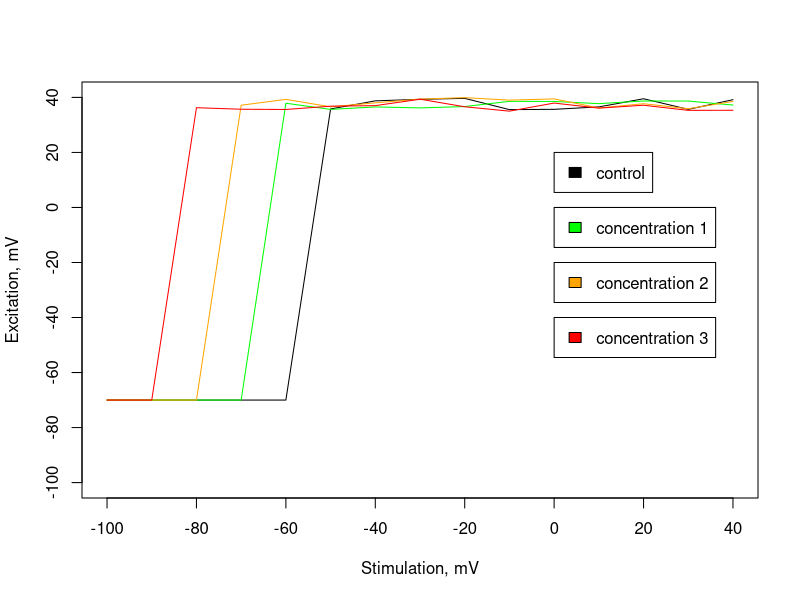

Reproduce this figure in R.
## ---- chunk 1
knitr::opts_chunk$set(echo = TRUE)
## ---- chunk 2
stimulation_potential = seq(-100, 40, by=10) 
response_voltage_control = c(-70.00000,-70.00000,-70.00000,-70.00000,-70.00000,
                             35.79871,38.75082,39.30423,39.65390,35.55835,
                             35.66762,36.55754,39.51027,35.65274,39.17013)
response_voltage_concN_1 = c(-70.00000,-70.00000,-70.00000,-70.00000,37.88144,
                             35.64345,36.54319,36.18773,36.67542,38.56634,
                             38.53102,37.73421,38.69826,38.67744,37.21896)
response_voltage_concN_2 = c(-70.00000,-70.00000,-70.00000,37.16110,39.28471,
                             36.57506,38.03037,39.37853,39.92131,39.01116,
                             39.46393,36.16073,37.70418,35.88598,38.53137)
response_voltage_concN_3 = c(-70.00000,-70.00000,36.25729,35.70035,35.61478,
                             36.81245,37.01299,39.34139,36.59520,35.00749,
                             37.94440,36.10611,37.15617,35.29182,35.32412)

plot(stimulation_potential,stimulation_potential,
     type='n',xlab='Stimulation, mV',ylab='Excitation, mV')
lines(stimulation_potential,response_voltage_control)
lines(stimulation_potential,response_voltage_concN_1,col="green")
lines(stimulation_potential,response_voltage_concN_2,col="orange")
lines(stimulation_potential,response_voltage_concN_3,col="red")

legend(0,20,"control",fill="black")
legend(0,00,"concentration 1",fill="green")
legend(0,-20,"concentration 2",fill="orange")
legend(0,-40,"concentration 3",fill="red")
## ---- chunk 3
predict = function(activation_threshold,stimulation_voltage){
  # Produces a vector of predicted response values (mV) based on whether 
  # the stimulation voltage is less or equal (-70) or greater (40) than 
  # the activation threshold.
  #
  # Args:
  #   activation_threshold - the voltage at which the axon becomes 
  #                         activated (numeric).
  #   stimulation_voltage - the voltages at which the axon was stimulated 
  #                        (vector of numeric values).
  #
  # Returns: 
  #   Vector of same length as the stimulation_voltage vector argument
  #   with value -70 when stimulation <= threshold and 40 when > threshold.
  
  # produces a vector of '-70's the same length as the variable
  # 'stimulation_voltage'
  activation = rep(-70,length(stimulation_voltage))
  # Values in position x of activation are changed based on 
  # the value in position x of stimulation_voltage.
  # When stimulation_voltage <= activation_threshold, value is left at -70
  # When stimulation_voltage > activation_threshold, value is set to 40
  activation[stimulation_voltage>activation_threshold] = 40
  # returns vector of predicted values
  return(activation)
}

# checking of the predict function
predict(-80, -90)
predict(-80, -80)
predict(-80, -75)
predict(-80, -70)
predict(-80, -40)
predict(-80, c(-90, -85, -80, -75, -70))
?rep()
test_rep <- rep(-70, 10)
test_rep
test_a_vector <- 1:10
test_a_vector
test_rep[test_a_vector > 5] = 40
test_rep
## ---- chunk 4

calculate_errors = function(predicted, observed){
  # Calculates residual sum of squares between observed and predicted values.
  #
  # Args:
  #    2 numeric vectors of the same length
  #    predicted - vector containing the predicted values (numeric vector)
  #    observed - vector containing the observed values (numeric vector)
  # 
  # Returns:
  #    Residual sum of squares (float) between two numeric vectors of 
  #    observed and predicted values.
  total_errors = sum((observed - predicted)^2)
  return(total_errors)
}
## ---- chunk 5
fit_threshold = function(input_values_stimulation,
                         input_values_response,
                         threshold){
  # Calculates the fit error using observed response values and response 
  # values predicted from stimulation values and threshold.
  #
  # Args:
  #    input_values_stimulation - stimulation voltages used 
  #                               (vector of numeric values)
  #    input_values_response - responses measured (vector of numeric values)
  #    threshold - activation threshold for the axon (numeric)
  #
  # Returns: 
  #    Residual sum of squares between 'input_values_response' and predicted 
  #    response values from 'input_values_stimulation' and 'threshold'.
  
  # predict response values from activation threshold and stimulation values
  predicted_values = predict(threshold,input_values_stimulation)
  # calculate residual sum of squares between predicted and observed values
  fit_errors = calculate_errors(predicted_values,input_values_response)
  return(fit_errors)
}
## ---- chunk 6
# Generate a random threshold from a uniform distribution between -100 and 40
fitted_threshold = runif(1,-100,40)
# Calculate the error between the response values predicted with the fitted
# threshold
error = fit_threshold(stimulation_potential,
                      response_voltage_control,
                      fitted_threshold)

# 20 iterations
for(i in 1:20){
  # generate a new random threshold from a uniform distribution 
  # between -100 and 40
  new_threshold = runif(1,-100,40)
  # calculate the error associated to the new threshold
  new_error     = fit_threshold(stimulation_potential,
                                response_voltage_control,
                                new_threshold)
  if(new_error < error){
    # keep the new threshold and error if improvement from previous
    fitted_threshold = new_threshold
    error = new_error
  }
}

fitted_threshold
error
